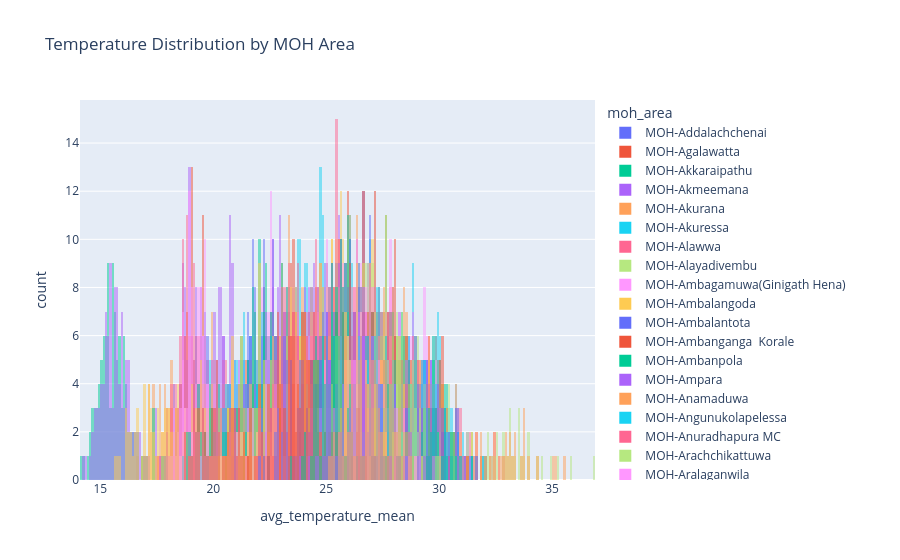

Here is the notebook cell this chart was saved with:
### Code cell
#shows how temperature affected the dengue case counts over time
temp_hist = px.histogram(
    data,
    x="avg_temperature_mean",
    color="moh_area",
    title="Temperature Distribution by MOH Area",
    barmode="overlay"
)

temp_hist.show()
